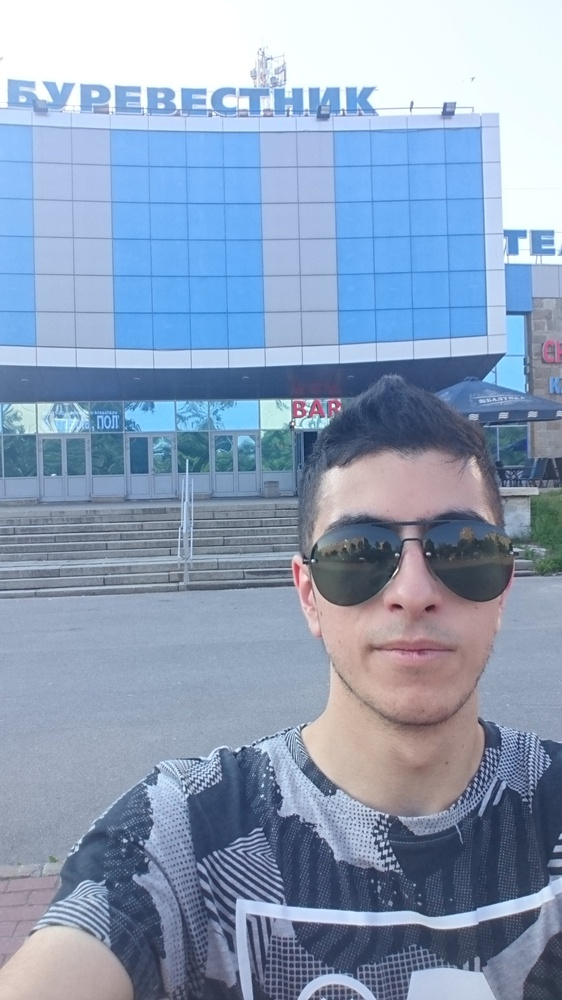
#> input picture Dimension reduction/sur.jpg, 562 x 1000 px, shrunk from 1215 x 2160 before the run
$ jupyter execute --allow-errors jun_ml_dimension_reduction_hw_2_.ipynb   (shell and % lines are left out)
#> lines starting #> are read from the running program, lines starting #| are printed output that depends on the picture
## Dimension reduction methods

Применим PCA к трёхмерному датасету (client_segmentation.csv) по оттоку, где:
* call_diff доля звонков
* sms_diff доля смс
* доля интернет-трафика traffic_diff

[cell 1]
import pandas as pd
import matplotlib.pyplot as plt
from mpl_toolkits.mplot3d import Axes3D

#> (a cell that did not finish here is left out)

#> (a cell that did not finish here is left out)

Теперь применим PCA к трёхмерному датасету и сожмём данные до размерности $n=2$.

Для наглядности визуализируем наши трёхмерные данные:

[cell 4]
import numpy as np

fig = plt.figure(1, figsize=(6, 5))
plt.clf()
ax = Axes3D(fig, rect=[0, 0, .95, 1], elev=35, azim=115)
plt.cla()
#> (the rest of this cell did not finish here and is left out)

Понизим размерность:

#> (a cell that did not finish here is left out)

## PCA & SVD с изображениями

[cell 6]
from matplotlib.pyplot import imshow
import matplotlib.image as mpimg
img = mpimg.imread('sur.jpg')
#> img is the input picture: shape (1000, 562, 3); mean R, G, B 139.9, 158.7, 185
print(type(img),img.shape)
#| <class 'numpy.ndarray'> (1000, 562, 3)
imshow(img)
plt.show()

У нас трёхмерный массив, где третье измерение соответствует цветовой компоненте rgb

[cell 7]
def rgb2gray(rgb):
    tile = np.tile(np.c_[0.333, 0.333, 0.333], reps=(rgb.shape[0],rgb.shape[1],1))  # Берётся среднее трёх цветов RGB
    return np.sum(tile * rgb, axis=2)
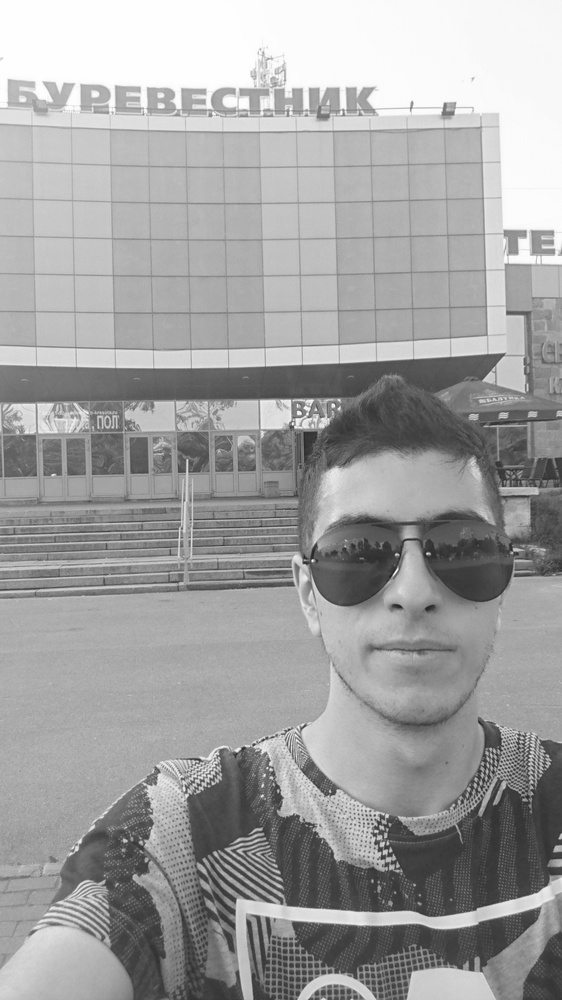
#> returned value: shape (1000, 562) float64; min 32.3, max 254.7, mean 161

img_gray = rgb2gray(img)
print(type(img_gray), img_gray.shape)
#| <class 'numpy.ndarray'> (1000, 562)
imshow(img_gray, cmap = "gray")
plt.show()

[cell 8]
from sklearn.decomposition import TruncatedSVD

svd_img_g = TruncatedSVD(n_components=15).fit(img_gray)
svd_img_g_transformed = svd_img_g.transform(img_gray)
svd_img_g_restored = svd_img_g.inverse_transform(svd_img_g_transformed)
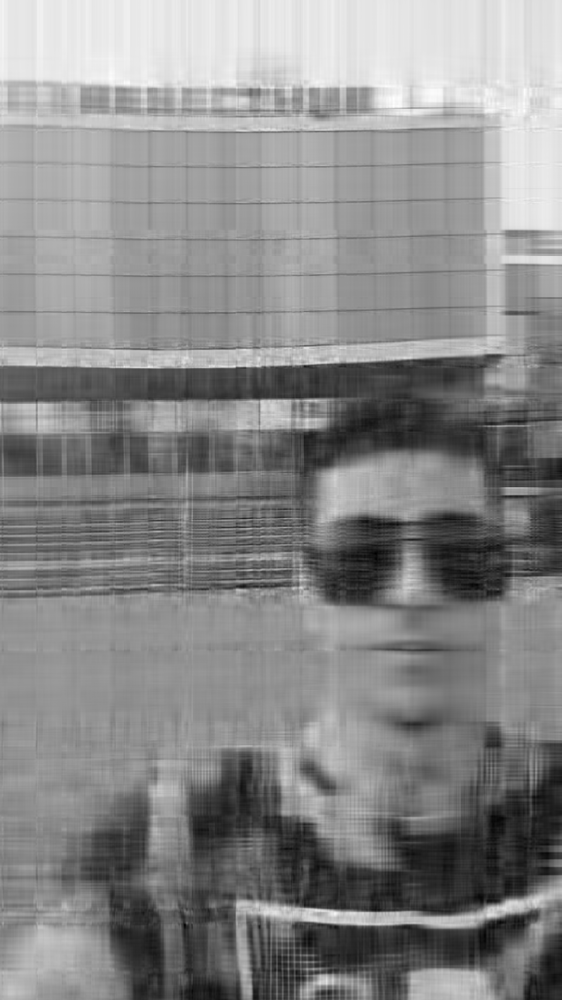
#> svd_img_g_restored: shape (1000, 562) float64; min 27.77, max 276.4, mean 161; drawn with min black and max white

imshow(svd_img_g_restored, cmap='gray');
